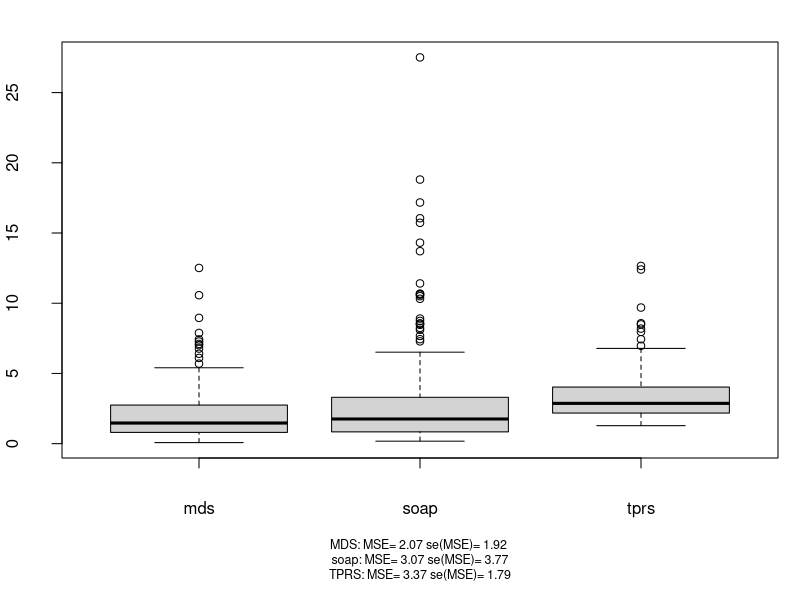

Reproduce this figure in R.
# make some boxplots

#pdf(file="mses-boxplot.pdf",width=4,height=4)

# make the text look better for printout
par(cex.lab=0.75)

# b l t r
par(mar=c(7,3,2,1)+.1)
par(mgp=c(6,2,0))

# ordering is mds, soap, tprs

mse<-read.csv("ramsay-250-10.csv")
mse<-mse[,-1]

mses<-c(signif(mean(mse[,1],na.rm=TRUE),3),
        signif(mean(mse[,2],na.rm=TRUE),3),
        signif(mean(mse[,3],na.rm=TRUE),3))

ses<-c(signif(sd(mse[,1],na.rm=TRUE),3),
       signif(sd(mse[,2],na.rm=TRUE),3),
       signif(sd(mse[,3],na.rm=TRUE),3))

xlab=paste("MDS: MSE=",mses[1],"se(MSE)=",ses[1],"\n",
           "soap: MSE=",mses[2],"se(MSE)=",ses[2],"\n",
           "TPRS: MSE=",mses[3],"se(MSE)=",ses[3],"\n")

boxplot(mse,main="",xlab=xlab)

#dev.off()
